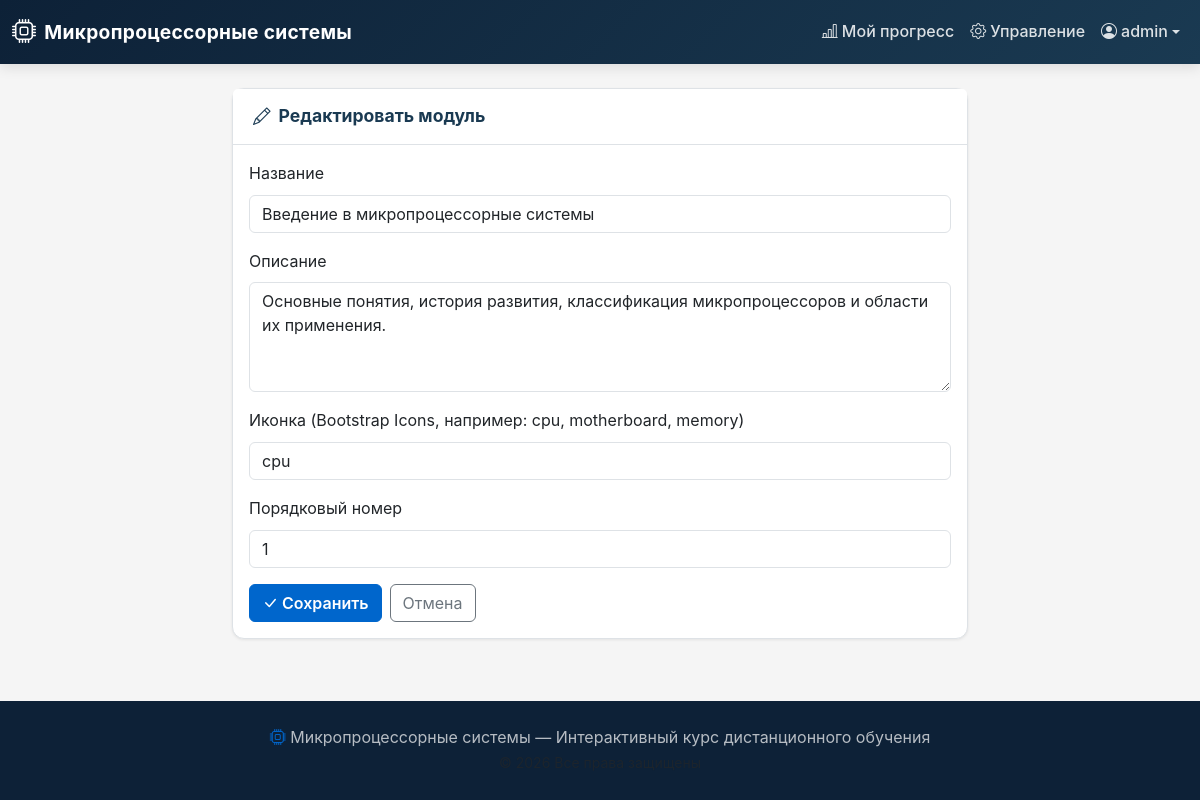
Page /admin-panel/module/1/edit/ (signed in) on the committed database.
### course/models.py (models this page shows, shortened)
class User(AbstractUser):
    class Role(models.TextChoices):
        STUDENT = 'student', _('Студент')
        TEACHER = 'teacher', _('Преподаватель')
    role = models.CharField(
        max_length=10,
        choices=Role.choices,
        default=Role.STUDENT,
        verbose_name='Роль',
    )
    patronymic = models.CharField(
        max_length=150, blank=True, verbose_name='Отчество'
    )
    avatar = models.ImageField(
        upload_to='avatars/', blank=True, verbose_name='Аватар'
    )
    class Meta:
        verbose_name = 'Пользователь'
        verbose_name_plural = 'Пользователи'
    def get_full_name(self):
        full = super().get_full_name()
        if self.patronymic:
            full = f'{self.last_name} {self.first_name} {self.patronymic}'.strip()
        return full or self.username

class Module(models.Model):
    title = models.CharField(max_length=255, verbose_name='Название')
    description = models.TextField(blank=True, verbose_name='Описание')
    icon = models.CharField(
        max_length=50,
        default='bi-cpu',
        verbose_name='Иконка (Bootstrap Icons)',
    )
    order_number = models.PositiveIntegerField(
        default=0, verbose_name='Порядковый номер', db_index=True
    )
    class Meta:
        ordering = ['order_number']
        verbose_name = 'Модуль'
        verbose_name_plural = 'Модули'

### course/views.py (the view, shortened to what this page needs)
# urls.py: path('admin-panel/module/<int:module_id>/edit/', views.admin_module_edit, name='admin_module_edit'),
@staff_member_required
def admin_module_edit(request, module_id=None):
    from django.shortcuts import redirect
    from .models import Module
    if module_id:
        module = get_object_or_404(Module, pk=module_id)
    else:
        module = None
    return render(request, 'admin/module_form.html', {'module': module})

### course/views.py (called while the page is built)
def course_context(request):
    modules = Module.objects.all().order_by('order_number')
    return {
        'all_modules': modules,
        'course_title': 'Микропроцессорные системы',
        'course_subtitle': 'Интерактивный курс по архитектуре и программированию микропроцессоров',
    }

### templates/admin/module_form.html (shortened to what this page needs)
{% extends 'base.html' %}
{% load static %}
{% block content %}
<div class="container py-4">
    <div class="row justify-content-center">
        <div class="col-md-8">
            <div class="card">
                <div class="card-header">
                    <h4 class="mb-0">
                        {% if module %}
                            <i class="bi bi-pencil me-2"></i>Редактировать модуль
                        {% else %}
                            <i class="bi bi-plus-circle me-2"></i>Создать модуль
                        {% endif %}
                    </h4>
                </div>
                <div class="card-body">
                    <form method="post">
                        <div class="mb-3">
                            <label class="form-label">Название</label>
                            <input type="text" name="title" class="form-control" required
                                   value="{{ module.title|default:'' }}">
                        </div>
                        <div class="mb-3">
                            <label class="form-label">Описание</label>
                            <textarea name="description" class="form-control" rows="4">{{ module.description|default:'' }}</textarea>
                        </div>
                        <div class="mb-3">
                            <label class="form-label">Иконка (Bootstrap Icons, например: cpu, motherboard, memory)</label>
                            <input type="text" name="icon" class="form-control"
                                   value="{{ module.icon|default:'bi-cpu' }}">
                        </div>
                        <div class="mb-3">
                            <label class="form-label">Порядковый номер</label>
                            <input type="number" name="order_number" class="form-control"
                                   value="{{ module.order_number|default:'0' }}" min="0">
                        </div>
                        <div class="d-flex gap-2">
                            <button type="submit" class="btn btn-accent">
                                <i class="bi bi-check-lg me-1"></i>Сохранить
                            </button>
                            <a href="{% url 'admin_dashboard' %}" class="btn btn-outline-secondary">
                                Отмена
                            </a>
                        </div>
                    </form>
                </div>
            </div>
        </div>
    </div>
</div>
{% endblock %}

### templates/base.html (shortened to what this page needs)
<!DOCTYPE html>
{% load static %}
<html lang="ru">
<head>
    <link href="https://cdn.jsdelivr.net/npm/bootstrap@5.3.0/dist/css/bootstrap.min.css" rel="stylesheet">
    <link href="https://cdn.jsdelivr.net/npm/bootstrap-icons@1.11.0/font/bootstrap-icons.css" rel="stylesheet">
    <link rel="stylesheet" href="{% static 'course/css/style.css' %}">
</head>
<body>
    <header class="course-header">
        <nav class="navbar navbar-expand-lg navbar-dark">
            <div class="container-fluid">
                <a class="navbar-brand d-flex align-items-center" href="{% url 'index' %}">
                    <i class="bi bi-cpu me-2"></i>
                    <span class="brand-text">{{ course_title }}</span>
                </a>
                <div class="collapse navbar-collapse" id="navbarMain">
                    <ul class="navbar-nav ms-auto align-items-lg-center">
                        {% if user.is_authenticated %}
                            <li class="nav-item">
                                <a class="nav-link" href="{% url 'dashboard' %}">
                                    <i class="bi bi-bar-chart-line me-1"></i>Мой прогресс
                                </a>
                            </li>
                            {% if user.is_staff %}
                            <li class="nav-item">
                                <a class="nav-link" href="{% url 'admin_dashboard' %}">
                                    <i class="bi bi-gear me-1"></i>Управление
                                </a>
                            </li>
                            {% endif %}
                            <li class="nav-item dropdown">
                                <a class="nav-link dropdown-toggle d-flex align-items-center" href="#"
                                   id="userDropdown" role="button" data-bs-toggle="dropdown">
                                    <i class="bi bi-person-circle me-1"></i>
                                    {{ user.get_full_name|default:user.username }}
                                </a>
                            </li>
                        {% endif %}
                    </ul>
                </div>
            </div>
        </nav>
    </header>
    <main class="main-content">
        {% block content %}{% endblock %}
    </main>
    <footer class="course-footer">
        <div class="container text-center">
            <p class="mb-0">
                <i class="bi bi-cpu"></i>
                {{ course_title }} &mdash; Интерактивный курс дистанционного обучения
            </p>
            <small class="text-muted">© {% now "Y" %} Все права защищены</small>
        </div>
    </footer>
</body>
</html>

### course/static/course/css/style.css (style rules this page uses)
:root { --bg-light: #F5F5F5; --bg-white: #FFFFFF; --text-dark: #333333; --heading-color: #1A3A52; --accent: #0066CC; --accent-hover: #0052A3; --accent-light: #E8F0FE; --accent-dark: #0D2137; --border-color: #DEE2E6; --shadow-sm: 0 1px 3px rgba(0,0,0,0.08); --shadow-md: 0 4px 12px rgba(0,0,0,0.1); --radius: 8px; --radius-lg: 12px; --transition: 0.2s ease; --font-sans: -apple-system, BlinkMacSystemFont, 'Segoe UI', Roboto, 'Helvetica Neue', Arial, sans-serif; }
* { box-sizing: border-box; }
body { font-family: var(--font-sans); background-color: var(--bg-light); color: var(--text-dark); font-size: 1rem; line-height: 1.6; min-height: 100vh; display: flex; flex-direction: column; }
h1, h2, h3, h4, h5, h6 { color: var(--heading-color); font-weight: 700; line-height: 1.3; }
h4 { font-size: 1.1rem; }
a { color: var(--accent); text-decoration: none; transition: color var(--transition); }
.course-header { background: linear-gradient(135deg, var(--accent-dark), var(--heading-color)); box-shadow: var(--shadow-md); position: sticky; top: 0; z-index: 1030; }
.navbar-dark .navbar-brand { font-weight: 700; font-size: 1.2rem; letter-spacing: 0.3px; }
.navbar-dark .navbar-brand i { font-size: 1.5rem; }
.navbar-dark .nav-link { color: rgba(255, 255, 255, 0.85); font-weight: 500; padding: 0.5rem 1rem; border-radius: var(--radius); transition: all var(--transition); }
.course-footer { background: var(--accent-dark); color: rgba(255, 255, 255, 0.7); padding: 1.5rem 0; margin-top: auto; }
.course-footer i { color: var(--accent); }
.btn-accent { background-color: var(--accent); border-color: var(--accent); color: #fff; font-weight: 600; transition: all var(--transition); }
.card { border: 1px solid var(--border-color); box-shadow: var(--shadow-sm); border-radius: var(--radius-lg); }
.card-header { background: var(--bg-white); border-bottom: 1px solid var(--border-color); padding: 1rem 1.25rem; font-weight: 600; }

### rows in the picture
User: get_full_name "admin"
Module: title "Введение в микропроцессорные системы", description "Основные понятия, история развития, классификация микропроцессоров и области их применения.", icon "cpu", order_number "1"

### other values in the picture
{{ course_title }} "Микропроцессорные системы"
